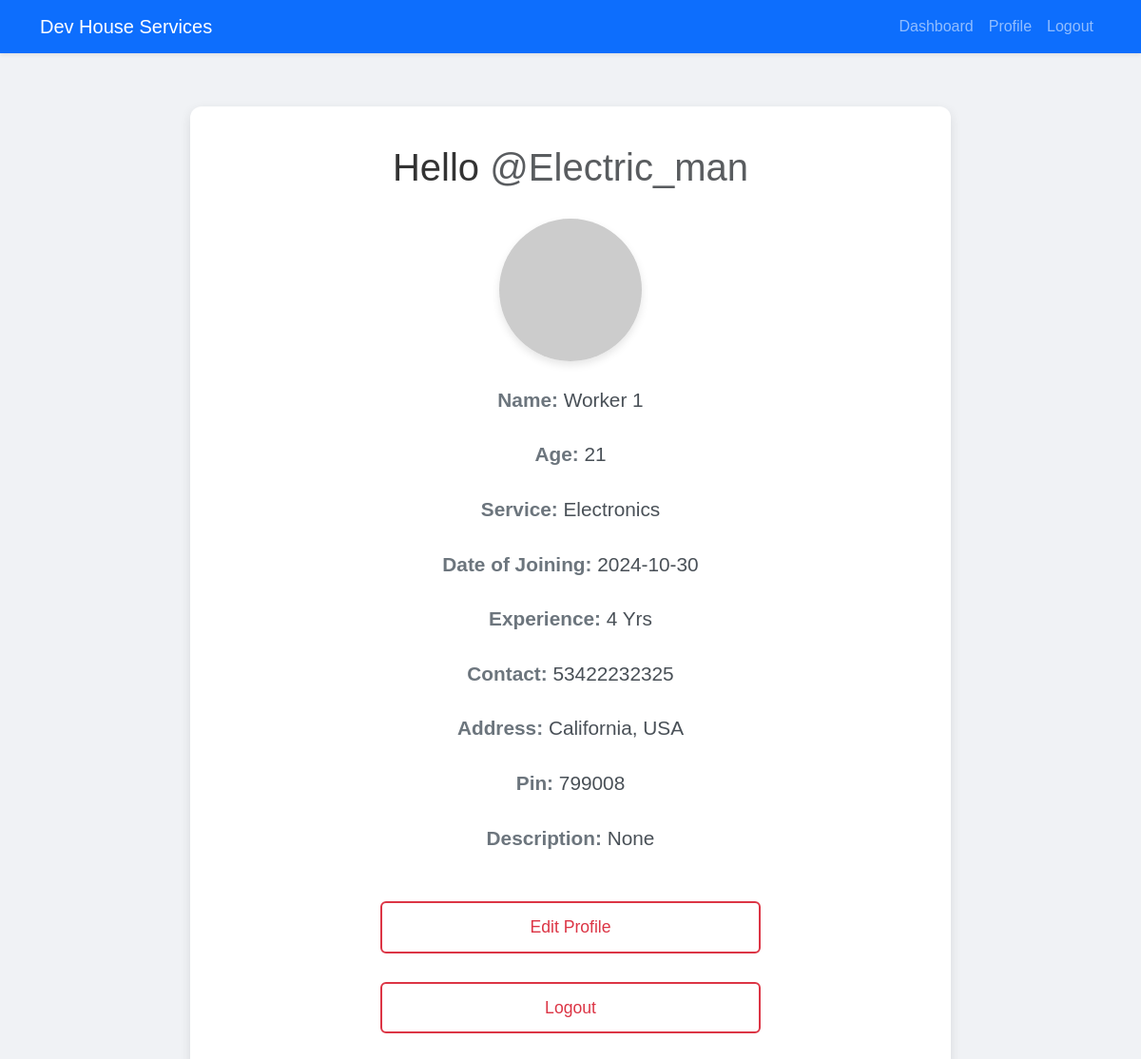
Page /profile (signed in) on the committed database.
### models.py (models this page shows, shortened)
class Worker(db.Model):
    id = db.Column(db.Integer, primary_key=True)
    username = db.Column(db.String(36), unique=True, nullable=False)
    passhash = db.Column(db.String(256), nullable=False)
    name = db.Column(db.String(36), nullable=True)
    age = db.Column(db.Integer, nullable=False)
    service_id = db.Column(db.Integer, db.ForeignKey('services.id'), nullable=True)
    experience = db.Column(db.Integer, nullable=True)
    date_of_join = db.Column(db.Date, default=func.current_date())
    contact = db.Column(db.String(15), nullable=False)
    email = db.Column(db.String(120), nullable=False, unique=True)
    address = db.Column(db.String(100), nullable=False)
    pin = db.Column(db.String(10), nullable=False)
    description = db.Column(db.String(200), nullable=True)
    jobs = db.relationship('Job', backref='worker', lazy=True)
    requests = db.relationship('Request', backref='worker', lazy=True)
    rating = db.Column(db.Float, default=0.0)
    rating_count = db.Column(db.Integer, default=0)

class Services(db.Model):
    id = db.Column(db.Integer, primary_key=True)
    name = db.Column(db.String(36), unique=True, nullable=False)
    base_price = db.Column(db.Integer)
    time_required = db.Column(db.Integer)
    description = db.Column(db.String(50))
    workers = db.relationship('Worker', backref='service', lazy=True)
    requests = db.relationship('Request', backref='service', lazy=True)

### routs.py (the view)
@app.route("/profile")
@auth_required
def profile():
    if session['role'] == 'user':
        user = User.query.filter_by(id=session["user_id"]).first()
        return render_template("profile.html", user=user)
    if session['role'] == 'worker':
        user = Worker.query.filter_by(id=session["user_id"]).first()
        return render_template("profile.html", user=user)

### routs.py (called while the page is built)
def auth_required(func):
    @wraps(func)
    def inner(*args, **kwargs):
        if 'user_id' in session:
            return func(*args, **kwargs)
        else:
            flash('Please login to continue')
            return redirect(url_for('login'))
    return inner

### templates/profile.html (shortened to what this page needs)
{% extends 'layout.html' %}
{% block style %}
    <link rel="stylesheet" href="{{ url_for('static', filename='css/profile.css') }}">
{% endblock %}
{% block content %}
<div class="profile-container">
    <h1 class="profile-header">
        Hello <span class="text-muted">@{{user.username}}</span>
    </h1>
    <div class="profile-pic">
        <img src="https://api.dicebear.com/9.x/lorelei/svg?seed={{user.username}}" alt="" srcset="">
    </div>
    <div class="profile-details">
        {% if session['role'] == 'user' %}
            <p><span>Name:</span> {{ user.name }}</p>
            <p><span>Address:</span> {{ user.address }}</p>
            <p><span>Pin:</span> {{ user.pin }}</p>
            <p><span>Contact:</span> {{ user.contact }}</p>
        {% elif session['role'] == 'worker' %}
            <p><span>Name:</span> {{ user.name }}</p>
            <p><span>Age:</span> {{ user.age }}</p>
            <p><span>Service:</span> {{ user.service.name }}</p>
            <p><span>Date of Joining:</span> {{ user.date_of_join }}</p>
            <p><span>Experience:</span> {{ user.experience }} Yrs</p>
            <p><span>Contact:</span> {{ user.contact }}</p>
            <p><span>Address:</span> {{ user.address }}</p>
            <p><span>Pin:</span> {{ user.pin }}</p>
            <p><span>Description:</span> {{ user.description }}</p>
        {% endif %}
    </div>
    <a href="{{ url_for('edit_profile') }}" class="btn btn-outline-danger">Edit Profile</a>
    <a href="{{ url_for('logout') }}" class="btn btn-outline-danger">Logout</a>
</div>
{% endblock %}

### static/css/profile.css (style rules this page uses)
body, html { height: 100%; margin: 0; font-family: Arial, sans-serif; background-color: #f0f2f5; }
.profile-container { max-width: 800px; margin: 5% auto; padding: 40px; background-color: #fff; border-radius: 12px; box-shadow: 0 4px 12px rgba(0, 0, 0, 0.1); display: flex; flex-direction: column; align-items: center; justify-content: center; }
.profile-header { font-size: 2.5rem; margin-bottom: 30px; color: #333; text-align: center; }
.profile-pic { margin-bottom: 20px; border-radius: 50%; overflow: hidden; width: 150px; height: 150px; display: flex; justify-content: center; align-items: center; box-shadow: 0 4px 8px rgba(0, 0, 0, 0.1); }
.profile-pic img { width: 100%; height: 100%; object-fit: cover; }
.profile-details { width: 100%; font-size: 1.3rem; color: #495057; line-height: 2; text-align: center; }
.profile-details span { font-weight: bold; color: #6c757d; }
.btn-outline-danger { margin-top: 30px; padding: 12px 20px; font-size: 1.1rem; width: 100%; max-width: 400px; border: 2px solid #dc3545; color: #dc3545; transition: background-color 0.3s ease, color 0.3s ease; }

### rows in the picture
Worker: username "Electric_man", name "Worker 1", age "21", date_of_join "2024-10-30", experience "4", contact "53422232325", address "California, USA", pin "799008", description "None"
Services: service.name "Electronics"
